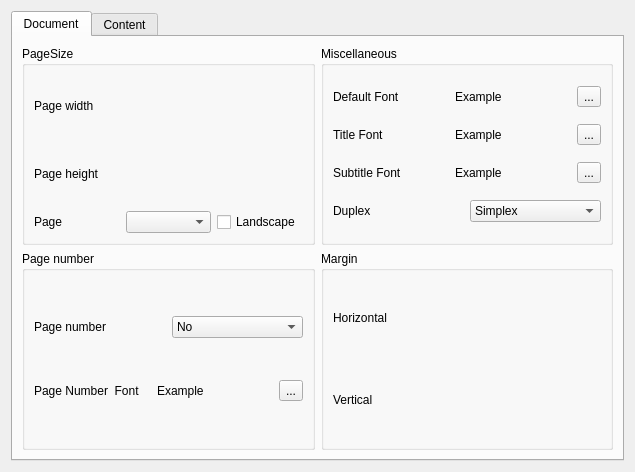
<?xml version="1.0" encoding="UTF-8"?>
<ui version="4.0">
 <class>FormConfig</class>
 <widget class="QWidget" name="FormConfig">
  <property name="geometry">
   <rect>
    <x>0</x>
    <y>0</y>
    <width>635</width>
    <height>472</height>
   </rect>
  </property>
  <property name="windowTitle">
   <string>Form</string>
  </property>
  <layout class="QVBoxLayout" name="verticalLayout_6">
   <item>
    <widget class="QTabWidget" name="tabWidget">
     <property name="tabPosition">
      <enum>QTabWidget::North</enum>
     </property>
     <property name="currentIndex">
      <number>0</number>
     </property>
     <widget class="QWidget" name="tab">
      <attribute name="title">
       <string>Document</string>
      </attribute>
      <layout class="QVBoxLayout" name="verticalLayout_10">
       <item>
        <layout class="QGridLayout" name="gridLayout">
         <item row="0" column="0">
          <widget class="QGroupBox" name="groupBox_4">
           <property name="title">
            <string>PageSize</string>
           </property>
           <layout class="QHBoxLayout" name="horizontalLayout_20">
            <item>
             <layout class="QVBoxLayout" name="verticalLayout_4">
              <item>
               <layout class="QHBoxLayout" name="horizontalLayout_18">
                <item>
                 <widget class="QLabel" name="labelPageWidth">
                  <property name="text">
                   <string>Page width</string>
                  </property>
                 </widget>
                </item>
                <item>
                 <widget class="SpinBoxUnit" name="spuPageWidth" native="true"/>
                </item>
               </layout>
              </item>
              <item>
               <layout class="QHBoxLayout" name="horizontalLayout_19">
                <item>
                 <widget class="QLabel" name="labelPageHeight">
                  <property name="text">
                   <string>Page height</string>
                  </property>
                 </widget>
                </item>
                <item>
                 <widget class="SpinBoxUnit" name="spuPageHeight" native="true"/>
                </item>
               </layout>
              </item>
              <item>
               <layout class="QHBoxLayout" name="horizontalLayout_21">
                <item>
                 <widget class="QLabel" name="labelPageDimension">
                  <property name="text">
                   <string>Page</string>
                  </property>
                 </widget>
                </item>
                <item>
                 <widget class="PageSize" name="comboBoxMediaBox"/>
                </item>
                <item>
                 <widget class="QCheckBox" name="checkBoxLandscape">
                  <property name="text">
                   <string>Landscape</string>
                  </property>
                 </widget>
                </item>
               </layout>
              </item>
             </layout>
            </item>
           </layout>
          </widget>
         </item>
         <item row="0" column="1">
          <widget class="QGroupBox" name="groupBox_8">
           <property name="title">
            <string>Miscellaneous</string>
           </property>
           <layout class="QHBoxLayout" name="horizontalLayout_33">
            <item>
             <layout class="QVBoxLayout" name="verticalLayout_18">
              <item>
               <layout class="QHBoxLayout" name="horizontalLayout_6">
                <item>
                 <widget class="QLabel" name="labelNormalFont">
                  <property name="text">
                   <string>Default Font</string>
                  </property>
                 </widget>
                </item>
                <item>
                 <widget class="ExampleLabel" name="labelNormalFontExample">
                  <property name="text">
                   <string>Example</string>
                  </property>
                 </widget>
                </item>
                <item>
                 <widget class="FontButton" name="toolButtonNormalFont">
                  <property name="text">
                   <string>...</string>
                  </property>
                 </widget>
                </item>
               </layout>
              </item>
              <item>
               <layout class="QHBoxLayout" name="horizontalLayout_3">
                <item>
                 <widget class="QLabel" name="labelTitleFont">
                  <property name="text">
                   <string>Title Font</string>
                  </property>
                 </widget>
                </item>
                <item>
                 <widget class="ExampleLabel" name="labelTitleFontExample">
                  <property name="text">
                   <string>Example</string>
                  </property>
                 </widget>
                </item>
                <item>
                 <widget class="FontButton" name="toolButtonTitleFont">
                  <property name="text">
                   <string>...</string>
                  </property>
                 </widget>
                </item>
               </layout>
              </item>
              <item>
               <layout class="QHBoxLayout" name="horizontalLayout_4">
                <item>
                 <widget class="QLabel" name="labelSubtitleFont">
                  <property name="text">
                   <string>Subtitle Font</string>
                  </property>
                 </widget>
                </item>
                <item>
                 <widget class="ExampleLabel" name="labelSubtitleFontExample">
                  <property name="text">
                   <string>Example</string>
                  </property>
                 </widget>
                </item>
                <item>
                 <widget class="FontButton" name="toolButtonSubtitleFont">
                  <property name="text">
                   <string>...</string>
                  </property>
                 </widget>
                </item>
               </layout>
              </item>
              <item>
               <layout class="QHBoxLayout" name="horizontalLayout_27">
                <item>
                 <widget class="QLabel" name="labelDuplex">
                  <property name="text">
                   <string>Duplex</string>
                  </property>
                 </widget>
                </item>
                <item>
                 <widget class="QComboBox" name="comboBoxDuplex">
                  <item>
                   <property name="text">
                    <string>Simplex</string>
                   </property>
                  </item>
                  <item>
                   <property name="text">
                    <string>Duplex</string>
                   </property>
                  </item>
                 </widget>
                </item>
               </layout>
              </item>
             </layout>
            </item>
           </layout>
          </widget>
         </item>
         <item row="1" column="0">
          <widget class="QGroupBox" name="groupBox_7">
           <property name="title">
            <string>Page number</string>
           </property>
           <layout class="QHBoxLayout" name="horizontalLayout_30">
            <item>
             <layout class="QVBoxLayout" name="verticalLayout_17">
              <item>
               <layout class="QHBoxLayout" name="horizontalLayout_26">
                <item>
                 <widget class="QLabel" name="labelPageNumber">
                  <property name="text">
                   <string>Page number</string>
                  </property>
                 </widget>
                </item>
                <item>
                 <widget class="QComboBox" name="comboBoxPageNumber">
                  <item>
                   <property name="text">
                    <string>No</string>
                   </property>
                  </item>
                  <item>
                   <property name="text">
                    <string>Center</string>
                   </property>
                  </item>
                  <item>
                   <property name="text">
                    <string>Outside</string>
                   </property>
                  </item>
                 </widget>
                </item>
               </layout>
              </item>
              <item>
               <layout class="QHBoxLayout" name="horizontalLayout_14">
                <item>
                 <widget class="QLabel" name="labelPageNumberFont">
                  <property name="text">
                   <string>Page Number  Font</string>
                  </property>
                 </widget>
                </item>
                <item>
                 <widget class="ExampleLabel" name="labelPageNumberFontExample">
                  <property name="text">
                   <string>Example</string>
                  </property>
                 </widget>
                </item>
                <item>
                 <widget class="FontButton" name="toolButtonPageNumberFont">
                  <property name="text">
                   <string>...</string>
                  </property>
                 </widget>
                </item>
               </layout>
              </item>
             </layout>
            </item>
           </layout>
          </widget>
         </item>
         <item row="1" column="1">
          <widget class="QGroupBox" name="groupBox_5">
           <property name="title">
            <string>Margin</string>
           </property>
           <layout class="QHBoxLayout" name="horizontalLayout_25">
            <item>
             <layout class="QVBoxLayout" name="verticalLayout_9">
              <item>
               <layout class="QHBoxLayout" name="horizontalLayout_16">
                <item>
                 <widget class="QLabel" name="labelMarginHorizontal">
                  <property name="text">
                   <string>Horizontal </string>
                  </property>
                 </widget>
                </item>
                <item>
                 <widget class="SpinBoxUnit" name="spuHorizontalMargin" native="true"/>
                </item>
               </layout>
              </item>
              <item>
               <layout class="QHBoxLayout" name="horizontalLayout_17">
                <item>
                 <widget class="QLabel" name="labelMarginVertical">
                  <property name="text">
                   <string>Vertical</string>
                  </property>
                 </widget>
                </item>
                <item>
                 <widget class="SpinBoxUnit" name="spuVerticalMargin" native="true"/>
                </item>
               </layout>
              </item>
             </layout>
            </item>
           </layout>
          </widget>
         </item>
        </layout>
       </item>
      </layout>
     </widget>
     <widget class="QWidget" name="tab_3">
      <attribute name="title">
       <string>Content</string>
      </attribute>
      <layout class="QVBoxLayout" name="verticalLayout_13">
       <item>
        <layout class="QGridLayout" name="gridLayout_2">
         <item row="0" column="0">
          <widget class="QGroupBox" name="groupBox">
           <property name="title">
            <string>Cover</string>
           </property>
           <layout class="QVBoxLayout" name="verticalLayout_11">
            <item>
             <layout class="QVBoxLayout" name="verticalLayout">
              <item>
               <widget class="QCheckBox" name="checkBoxCover">
                <property name="text">
                 <string>Cover</string>
                </property>
               </widget>
              </item>
              <item>
               <layout class="QHBoxLayout" name="horizontalLayout_10">
                <item>
                 <widget class="QLabel" name="labelCoverFont">
                  <property name="text">
                   <string>Cover Font</string>
                  </property>
                 </widget>
                </item>
                <item>
                 <widget class="ExampleLabel" name="labelCoverFontExample">
                  <property name="text">
                   <string>Example</string>
                  </property>
                 </widget>
                </item>
                <item>
                 <widget class="FontButton" name="toolButtonCoverFont">
                  <property name="text">
                   <string>...</string>
                  </property>
                 </widget>
                </item>
               </layout>
              </item>
              <item>
               <layout class="QHBoxLayout" name="horizontalLayout_11">
                <item>
                 <widget class="QLabel" name="labelTitlePosition">
                  <property name="text">
                   <string>Title position from top</string>
                  </property>
                 </widget>
                </item>
                <item>
                 <widget class="QComboBox" name="comboBoxTitlePosition">
                  <item>
                   <property name="text">
                    <string>1/3</string>
                   </property>
                  </item>
                  <item>
                   <property name="text">
                    <string>1/2</string>
                   </property>
                  </item>
                  <item>
                   <property name="text">
                    <string>2/3</string>
                   </property>
                  </item>
                 </widget>
                </item>
               </layout>
              </item>
              <item>
               <layout class="QHBoxLayout" name="horizontalLayout">
                <item>
                 <widget class="QLabel" name="labelCoverImage">
                  <property name="text">
                   <string> Image</string>
                  </property>
                 </widget>
                </item>
                <item>
                 <widget class="QLabel" name="labelCoverViewImage">
                  <property name="text">
                   <string/>
                  </property>
                 </widget>
                </item>
                <item>
                 <widget class="QToolButton" name="toolButtonSuppressCoverImage">
                  <property name="text">
                   <string> - </string>
                  </property>
                 </widget>
                </item>
                <item>
                 <widget class="ImageButton" name="toolButtonCoverImage">
                  <property name="text">
                   <string>...</string>
                  </property>
                 </widget>
                </item>
               </layout>
              </item>
             </layout>
            </item>
           </layout>
          </widget>
         </item>
         <item row="0" column="1" rowspan="2">
          <widget class="QGroupBox" name="groupBox_3">
           <property name="title">
            <string>Chord</string>
           </property>
           <layout class="QVBoxLayout" name="verticalLayout_14">
            <item>
             <layout class="QVBoxLayout" name="verticalLayout_3">
              <item>
               <layout class="QHBoxLayout" name="horizontalLayout_15">
                <item>
                 <widget class="QLabel" name="labelChordDiagramHSize">
                  <property name="text">
                   <string>Chord diagram horizontal size</string>
                  </property>
                 </widget>
                </item>
                <item>
                 <widget class="SpinBoxUnit" name="spuChordHorizontalSize" native="true"/>
                </item>
               </layout>
              </item>
              <item>
               <layout class="QVBoxLayout" name="verticalLayout_12">
                <item>
                 <layout class="QHBoxLayout" name="horizontalLayout_8">
                  <item>
                   <widget class="QLabel" name="labelChordFont">
                    <property name="text">
                     <string>Chord Font</string>
                    </property>
                   </widget>
                  </item>
                  <item>
                   <widget class="ExampleLabel" name="labelChordFontExample">
                    <property name="text">
                     <string>Example</string>
                    </property>
                   </widget>
                  </item>
                  <item>
                   <widget class="FontButton" name="toolButtonChordFont">
                    <property name="text">
                     <string>...</string>
                    </property>
                   </widget>
                  </item>
                 </layout>
                </item>
               </layout>
              </item>
              <item>
               <layout class="QHBoxLayout" name="horizontalLayout_22">
                <item>
                 <widget class="QLabel" name="labelChordLang">
                  <property name="text">
                   <string>Chord Lang</string>
                  </property>
                 </widget>
                </item>
                <item>
                 <widget class="QComboBox" name="comboBoxChordLang"/>
                </item>
               </layout>
              </item>
              <item>
               <layout class="QHBoxLayout" name="horizontalLayout_23">
                <item>
                 <widget class="QLabel" name="labelChordLangInText">
                  <property name="text">
                   <string>Chord in text</string>
                  </property>
                 </widget>
                </item>
                <item>
                 <widget class="QComboBox" name="comboBoxChordInText">
                  <item>
                   <property name="text">
                    <string>with name</string>
                   </property>
                  </item>
                  <item>
                   <property name="text">
                    <string>with diagram</string>
                   </property>
                  </item>
                 </widget>
                </item>
               </layout>
              </item>
             </layout>
            </item>
           </layout>
          </widget>
         </item>
         <item row="1" column="0" rowspan="2">
          <widget class="QGroupBox" name="groupBox_6">
           <property name="title">
            <string>Toc</string>
           </property>
           <layout class="QVBoxLayout" name="verticalLayout_7">
            <item>
             <layout class="QVBoxLayout" name="verticalLayout_5">
              <item>
               <layout class="QHBoxLayout" name="horizontalLayout_24">
                <item>
                 <widget class="QLabel" name="labelTocVerticalSpacing">
                  <property name="text">
                   <string>Toc vertical spacing</string>
                  </property>
                 </widget>
                </item>
                <item>
                 <widget class="QComboBox" name="comboBoxTocVerticalSpacing">
                  <item>
                   <property name="text">
                    <string>0.9</string>
                   </property>
                  </item>
                  <item>
                   <property name="text">
                    <string>1</string>
                   </property>
                  </item>
                  <item>
                   <property name="text">
                    <string>1.5</string>
                   </property>
                  </item>
                  <item>
                   <property name="text">
                    <string>2</string>
                   </property>
                  </item>
                  <item>
                   <property name="text">
                    <string>2.5</string>
                   </property>
                  </item>
                  <item>
                   <property name="text">
                    <string>3</string>
                   </property>
                  </item>
                 </widget>
                </item>
               </layout>
              </item>
              <item>
               <layout class="QHBoxLayout" name="horizontalLayout_31">
                <item>
                 <widget class="QLabel" name="labelTocColumn">
                  <property name="text">
                   <string>Toc column number</string>
                  </property>
                 </widget>
                </item>
                <item>
                 <widget class="QComboBox" name="comboBoxTocColumnNumber">
                  <item>
                   <property name="text">
                    <string>1</string>
                   </property>
                  </item>
                  <item>
                   <property name="text">
                    <string>2</string>
                   </property>
                  </item>
                  <item>
                   <property name="text">
                    <string>3</string>
                   </property>
                  </item>
                 </widget>
                </item>
               </layout>
              </item>
              <item>
               <layout class="QHBoxLayout" name="horizontalLayout_36">
                <item>
                 <widget class="QLabel" name="labelTocFont">
                  <property name="text">
                   <string>Toc Font</string>
                  </property>
                 </widget>
                </item>
                <item>
                 <widget class="ExampleLabel" name="labelTocFontExample">
                  <property name="text">
                   <string>Example</string>
                  </property>
                 </widget>
                </item>
                <item>
                 <widget class="FontButton" name="toolButtonTocFont">
                  <property name="text">
                   <string>...</string>
                  </property>
                 </widget>
                </item>
               </layout>
              </item>
              <item>
               <layout class="QHBoxLayout" name="horizontalLayout_32">
                <item>
                 <widget class="QLabel" name="labelTocSpaceCharacter">
                  <property name="text">
                   <string>Space character</string>
                  </property>
                 </widget>
                </item>
                <item>
                 <widget class="QComboBox" name="comboBoxTocSpaceCharacter">
                  <item>
                   <property name="text">
                    <string>. . . .</string>
                   </property>
                  </item>
                  <item>
                   <property name="text">
                    <string>- - - -</string>
                   </property>
                  </item>
                  <item>
                   <property name="text">
                    <string/>
                   </property>
                  </item>
                 </widget>
                </item>
               </layout>
              </item>
              <item>
               <layout class="QHBoxLayout" name="horizontalLayout_12">
                <item>
                 <widget class="QLabel" name="label">
                  <property name="text">
                   <string>Position </string>
                  </property>
                 </widget>
                </item>
                <item>
                 <widget class="QComboBox" name="comboBoxTocPosition">
                  <item>
                   <property name="text">
                    <string>No</string>
                   </property>
                  </item>
                  <item>
                   <property name="text">
                    <string>At begining</string>
                   </property>
                  </item>
                  <item>
                   <property name="text">
                    <string>At end</string>
                   </property>
                  </item>
                 </widget>
                </item>
               </layout>
              </item>
             </layout>
            </item>
           </layout>
          </widget>
         </item>
         <item row="2" column="1">
          <widget class="QGroupBox" name="groupBox_2">
           <property name="title">
            <string>Miscellaneous</string>
           </property>
           <layout class="QHBoxLayout" name="horizontalLayout_2">
            <item>
             <layout class="QVBoxLayout" name="verticalLayout_8">
              <item>
               <layout class="QHBoxLayout" name="horizontalLayout_9">
                <item>
                 <widget class="QLabel" name="labelOutputFileName">
                  <property name="text">
                   <string>Output file name</string>
                  </property>
                 </widget>
                </item>
                <item>
                 <widget class="QLineEdit" name="lineEditOutFile"/>
                </item>
               </layout>
              </item>
              <item>
               <widget class="QCheckBox" name="checkBoxFullScreenMode">
                <property name="text">
                 <string>Open in full screen mode</string>
                </property>
               </widget>
              </item>
              <item>
               <widget class="QCheckBox" name="checkBoxTitleInUppercase">
                <property name="text">
                 <string>Title in uppercase</string>
                </property>
               </widget>
              </item>
             </layout>
            </item>
           </layout>
          </widget>
         </item>
        </layout>
       </item>
      </layout>
     </widget>
    </widget>
   </item>
  </layout>
 </widget>
 <customwidgets>
  <customwidget>
   <class>SpinBoxUnit</class>
   <extends>QWidget</extends>
   <header>spinboxunit.h</header>
   <container>1</container>
  </customwidget>
  <customwidget>
   <class>FontButton</class>
   <extends>QToolButton</extends>
   <header>fontbutton.h</header>
  </customwidget>
  <customwidget>
   <class>ImageButton</class>
   <extends>QToolButton</extends>
   <header>imagebutton.h</header>
  </customwidget>
  <customwidget>
   <class>ExampleLabel</class>
   <extends>QLabel</extends>
   <header>examplelabel.h</header>
  </customwidget>
  <customwidget>
   <class>PageSize</class>
   <extends>QComboBox</extends>
   <header>pagesize.h</header>
  </customwidget>
 </customwidgets>
 <resources/>
 <connections/>
</ui>
